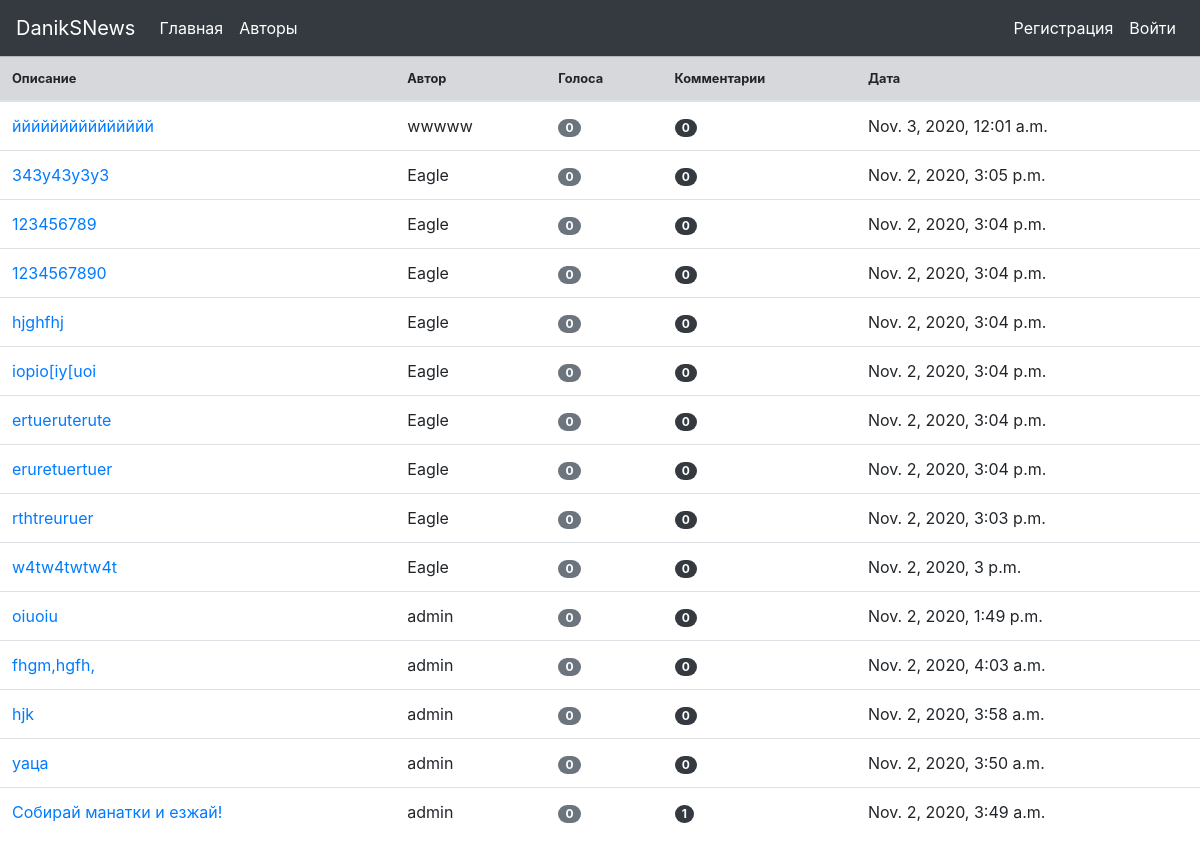
Page /article/ on the earlier database version.
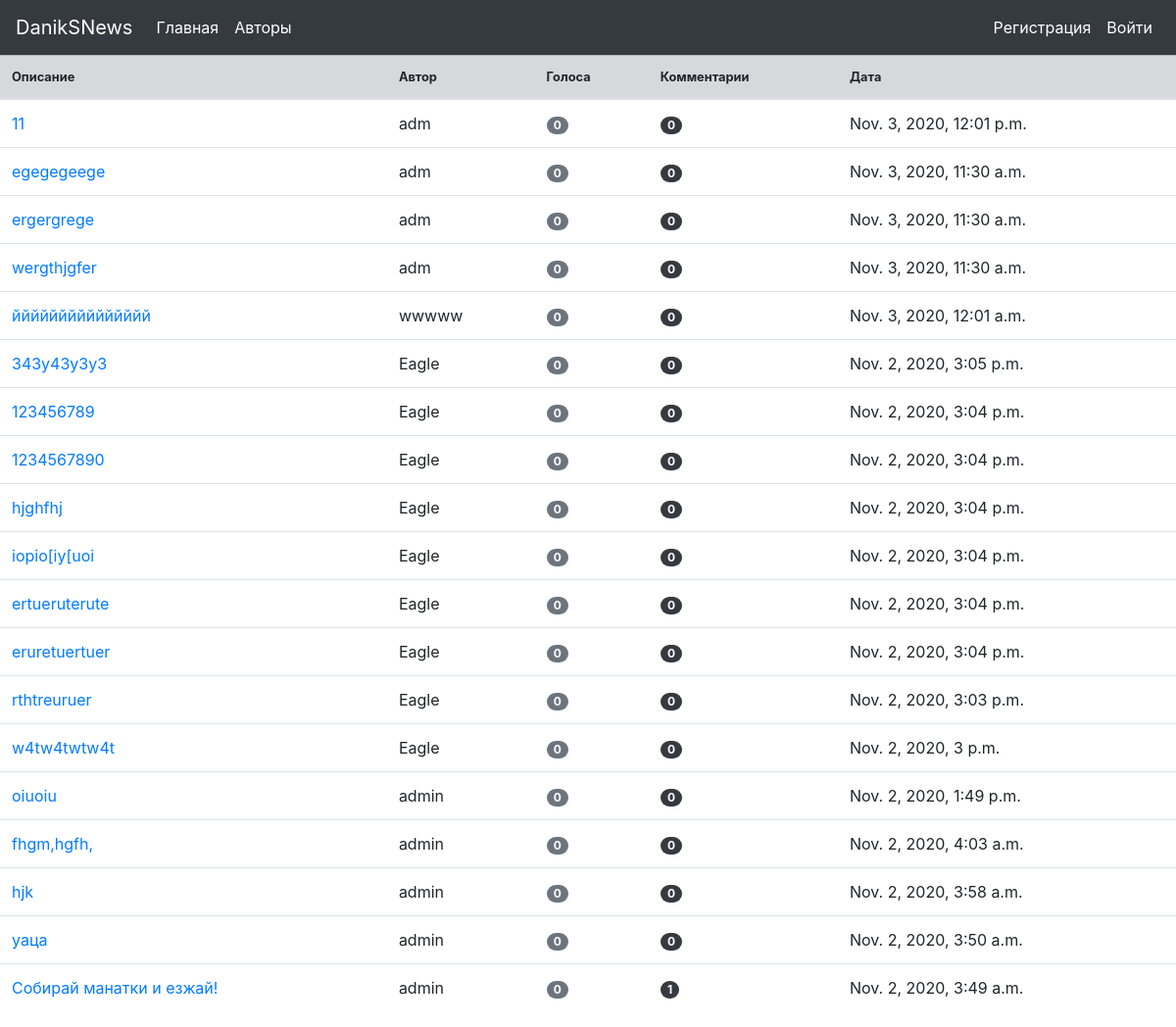
Same page on the later database version.
### article/models.py (models this page shows, shortened)
class Article(models.Model):
    title = models.CharField(max_length=255, verbose_name='Название')
    text = models.TextField(max_length=5000, verbose_name='Содержание')
    author = models.ForeignKey(User, max_length=255, verbose_name='Автор', on_delete=models.CASCADE)
    data = models.DateTimeField(auto_now_add=True)
    slug = models.SlugField(max_length=255, blank=True)
    likes = models.IntegerField(default=0)
    dislikes = models.IntegerField(default=0)
    def get_absolute_url(self):
        return reverse('article_detail_url', kwargs={'slug': self.slug})

### article/views.py (the view)
# urls.py: path('', index, name='index'),
def index(request):
    articles = Article.objects.order_by('-data')
    list_of_data = []
    for article in articles:
        num_votes = 0
        tmp = (article, article.comment_set.count(), article.likes + article.dislikes)
        list_of_data.append(tmp)
    context = {
        'list_of_data': list_of_data,
    }
    return render(request, 'article/index.html', context=context)

### article/templates/article/index.html
{% extends 'base.html' %}
{% block content %}
        <table class="table ">
            <thead class="">
            <tr class="table-secondary small">
                <th scope="col">Описание</th>
                <th scope="col">Автор</th>
                <th scope="col">Голоса</th>
                <th scope="col">Комментарии</th>
                <th scope="col">Дата</th>
            </tr>
            </thead>
            <tbody>
            {% for article, com_num, vote_num in list_of_data %}
                <tr>
                    <td><a href="{{ article.get_absolute_url }}"
                           class="text-black">{{ article.title|truncatechars:60 }}</a></td>
                    <td>{{ article.author }}</td>
                    <td><span class="badge badge-secondary badge-pill">{{ vote_num }}</span></td>
                    <td><span class="badge badge-dark badge-pill">{{ com_num }}</span></td>
                    <td>{{ article.data }}</td>
                </tr>
            {% endfor %}
            </tbody>
        </table>
{% endblock %}

### news/templates/base.html (shortened to what this page needs)
<!DOCTYPE html>
<html lang="en">
<head>
    <link rel="stylesheet" href="https://cdn.jsdelivr.net/npm/bootstrap@4.5.3/dist/css/bootstrap.min.css">
</head>
<body>
<nav class="navbar navbar-expand-lg navbar-dark bg-dark">
    <a class="navbar-brand" href="{% url 'index' %}">DanikSNews</a>
    <div class="collapse navbar-collapse" id="navbarNavAltMarkup">
        <div class="navbar-nav">
            <a class="nav-link active" href="{% url 'index' %}">Главная<span class="sr-only">(current)</span></a>
            <a class="nav-link active" href="#">Авторы</a>
        </div>
        <div class="navbar-collapse justify-content-end" id="navbarNavAltMarkup">
            <ul class="navbar-nav ">
                {% if user.is_authenticated %}
                    <li class="nav-item ">
                        <a class="nav-link disabled" tabindex="-1" aria-disabled="true">Welcome,</a>
                    </li>
                    <li class="nav-item dropdown " >
                        <a class="nav-link dropdown-toggle" href="#" id="navbarDropdown" role="button"
                           data-toggle="dropdown" aria-haspopup="true" aria-expanded="false">
                            {{ user.username }}
                        </a>
                        <div class="dropdown-menu" aria-labelledby="navbarDropdown">
                            <a class="dropdown-item" href="{% url 'accounts:profile_detail' %}">Profile</a>
                            <a class="dropdown-item" href="{% url 'accounts:profile_all_articles' %}">My articles</a>
                            <div class="dropdown-divider"></div>
                            <a class="dropdown-item" href="{% url 'create_article' %}">Create article</a>
                            <div class="dropdown-divider"></div>
                            <a class="dropdown-item" href="{% url 'accounts:profile_edit' %}">Edit profile</a>
                            <a class="dropdown-item" href="{% url 'accounts:logout_url' %}">Log out</a>
                        </div>
                    </li>
                    <a class="nav-link active" href="{% url 'accounts:logout_url' %}">Выйти</a>
                {% else %}
                    <a class="nav-link active" href="{% url 'accounts:register_url' %}">Регистрация</a>
                    <a class="nav-link active" href="{% url 'accounts:login_url' %}">Войти</a>
                {% endif %}
            </ul>
        </div>
    </div>
</nav>
{% block content %}
{% endblock %}
</body>
</html>

Differences in the rows shown:
added Article: title "11", author "adm", vote_num "0", com_num "0", data "Nov. 3, 2020, 12:01 p.m."
added Article: title "egegegeege", author "adm", vote_num "0", com_num "0", data "Nov. 3, 2020, 11:30 a.m."
added Article: title "ergergrege", author "adm", vote_num "0", com_num "0", data "Nov. 3, 2020, 11:30 a.m."
added Article: title "wergthjgfer", author "adm", vote_num "0", com_num "0", data "Nov. 3, 2020, 11:30 a.m."
